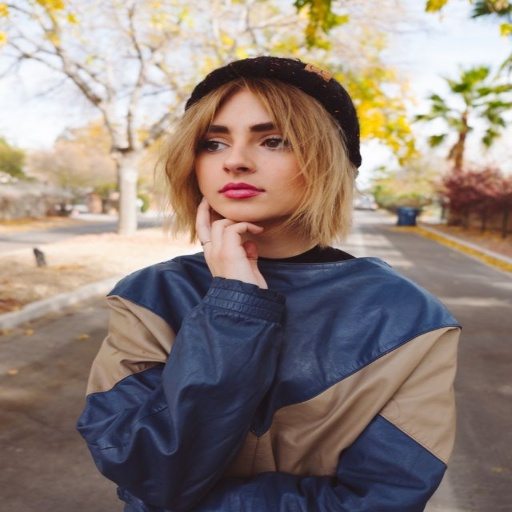
#> input picture 1_2.jpg, 512 x 512 px
$ python threshold.py
#> lines starting #> are read from the running program, lines starting #| are printed output that depends on the picture
import cv2 as cv
import numpy as np

img = cv.imread("1_2.jpg")
#> img is the input picture: shape (512, 512, 3); mean B, G, R 121.8, 129.4, 143.5

# adaptive threshold

img1 = cv.cvtColor(img, cv.COLOR_BGR2GRAY)

# img1 = cv.adaptiveThreshold(img, 255, cv.ADAPTIVE_THRESH_MEAN_C, cv.THRESH_BINARY, 11, 2)
# img2 = cv.adaptiveThreshold(img, 255, cv.ADAPTIVE_THRESH_MEAN_C, cv.THRESH_BINARY, 15, 2)
img3 = cv.adaptiveThreshold(img1, 255, cv.ADAPTIVE_THRESH_MEAN_C, cv.THRESH_BINARY, 7, 6)
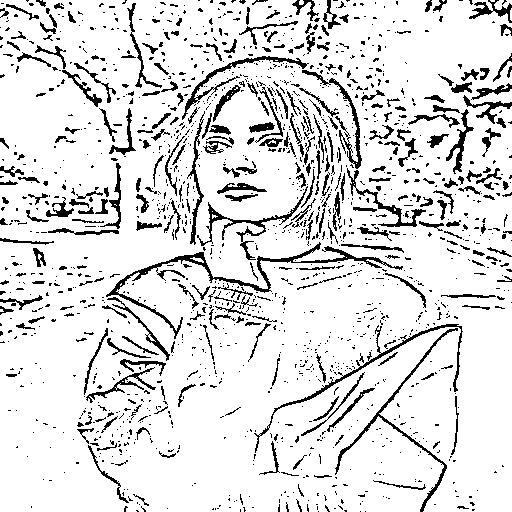
#> img3: shape (512, 512); 87.4% white; black in thin lines or dots
# img4 = cv.adaptiveThreshold(img3, 255, cv.ADAPTIVE_THRESH_GAUSSIAN_C, cv.THRESH_BINARY_INV, 23, 8)

img5 = cv.imread("neon_1.jpg")
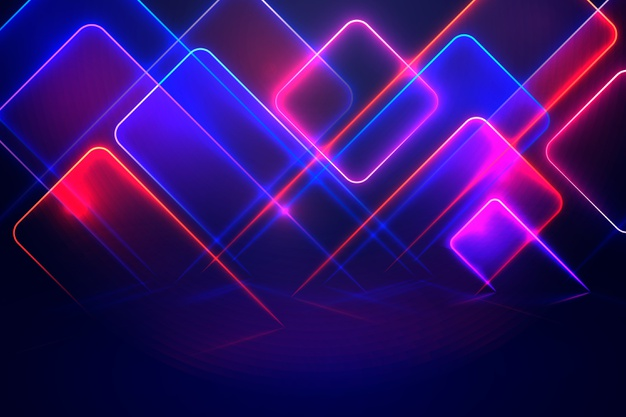
#> input picture neon_1.jpg, 626 x 417 px
#> img5 is the input picture: shape (417, 626, 3); mean B, G, R 107.7, 15, 51.4

img5 = cv.resize(img5, (512, 512))
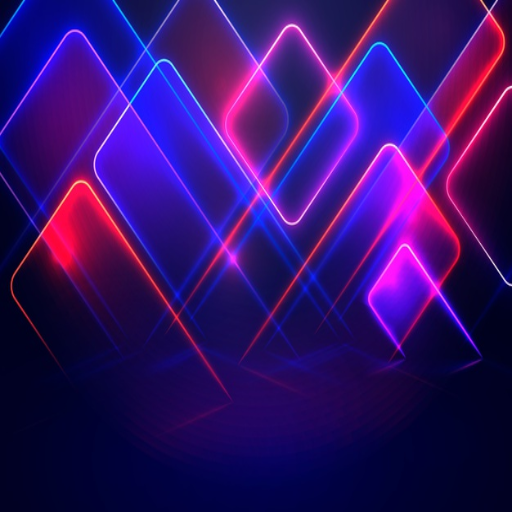
#> img5: shape (512, 512, 3); mean B, G, R 107.6, 14.9, 51.3

img6 = cv.cvtColor(img3, cv.COLOR_GRAY2RGB)
#> img6: shape (512, 512, 3); 87.4% white; black in thin lines or dots

img7 = cv.bitwise_or(img6, img5)

img8 = cv.blur(img7, (3, 3))

img9 = img * img8
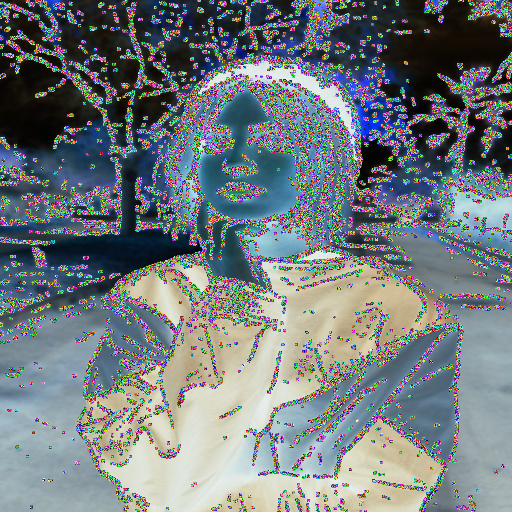
#> img9: shape (512, 512, 3); mean B, G, R 125.5, 122.5, 114

# [7 lines of commented-out code are left out]
cv.imshow("img7", img7)
cv.imshow("img8", img8)
cv.imshow("img9", img9)
cv.waitKey(0)
cv.destroyAllWindows()

# [5 lines of commented-out code are left out]

rows, cols = img7.shape[:2]
#> rows = 512; cols = 512

m = np.float32([[1, 0, 5], [0, 1, 4]])

img8 = cv.warpAffine(img7, m, (cols, rows))

img9 = cv.imread("2.jpeg")
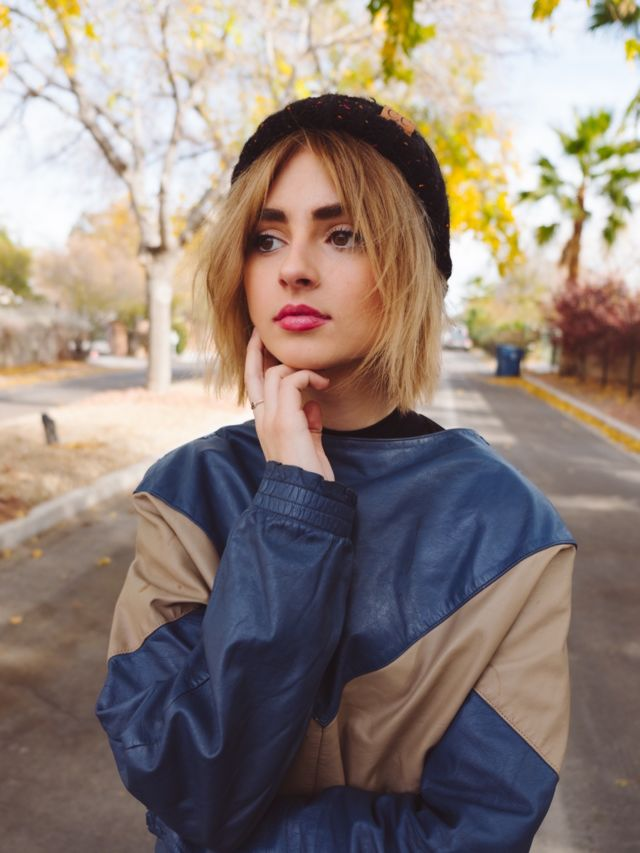
#> input picture 2.jpeg, 640 x 853 px
#> img9 is the input picture: shape (853, 640, 3); mean B, G, R 121.9, 129.5, 143.6
img9 = cv.resize(img9, (512, 512))
#> img9: shape (512, 512, 3)

img10 = cv.GaussianBlur(img9, (5, 5), 0)

img11 = cv.bitwise_and(img9, img10)

img12 = cv.add(img10, img9)

img13 = cv.medianBlur(img12, 9)
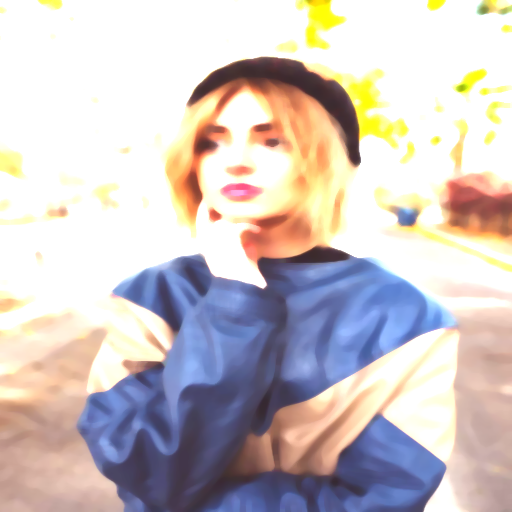
#> img13: shape (512, 512, 3); mean B, G, R 195.5, 196.6, 205.7

img14 = cv.medianBlur(img9, 9)

img15 = cv.cvtColor(img3, cv.COLOR_GRAY2RGB)

img16 = cv.bitwise_or(img14, img15)
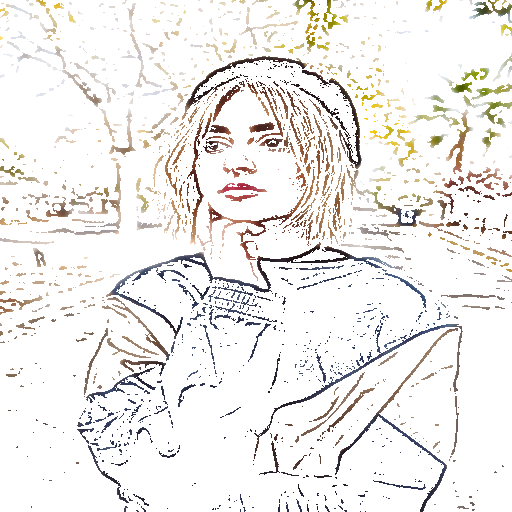
#> img16: shape (512, 512, 3); mean B, G, R 235.6, 237.7, 240.1

img17 = cv.bitwise_and(img14, img16)

# img4
#
# img18 = cv.cvtColor(img4, cv.COLOR_GRAY2RGB)
#
# img19 = cv.bitwise_or(img14, img18)
#
# img20 = cv.bitwise_and(img14, img19)
#
# img21 = cv.addWeighted(img16, 0.2, img16, 0.8, 0)
#
# img22 = cv.bitwise_and(img19, img21)
#
# img23 = cv.addWeighted(img19, 0.4, img19, 0.8, 0)
#
# img24 = cv.bitwise_and(img23, img21)
#
# img25 = cv.adaptiveThreshold(img, 255, cv.ADAPTIVE_THRESH_GAUSSIAN_C, cv.THRESH_BINARY, 17, 10)
#
# img25 = cv.cvtColor(img25, cv.COLOR_GRAY2RGB)
#
# img26 = cv.bitwise_or(img25, img10)
#
# img27 = cv.bitwise_and(img26, img24)
#
# img28 = cv.add(img9, img27)


def nothing(x):
    pass


# [53 lines of commented-out code are left out]
